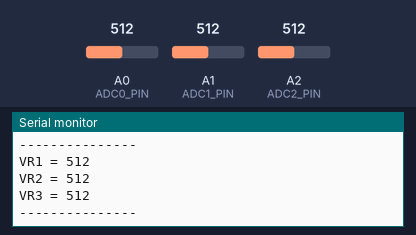
Recording of a sketch running on a simulated Arduino Uno, built with avr-gcc and run on an emulated ATmega328P. Parts: the last lines printed to the serial monitor. The test bench sets the inputs (shaded band); at power-on: A0 (ADC0_PIN) = 512, A1 (ADC1_PIN) = 512, A2 (ADC2_PIN) = 512.

Above: at 1.4 s.
1.5 s: A0 (ADC0_PIN) set to 716
3.0 s: A1 (ADC1_PIN) set to 716
At 3.27 s:
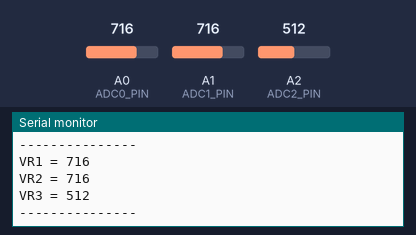
4.5 s: A2 (ADC2_PIN) set to 716
At 4.77 s:
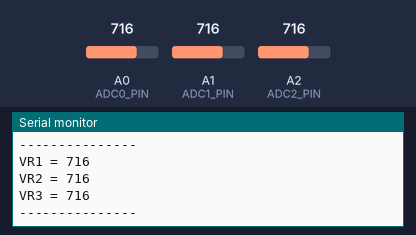
6.0 s: A0 (ADC0_PIN) set to 900
7.5 s: A1 (ADC1_PIN) set to 900
At 7.79 s:
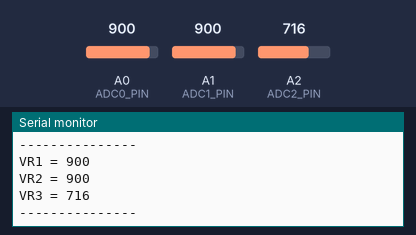
9.0 s: A2 (ADC2_PIN) set to 900
At 9.29 s:
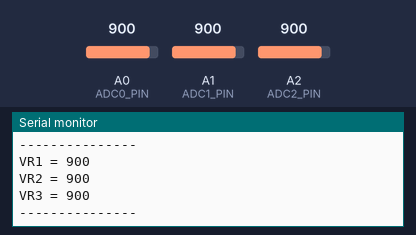
Timing chart, 0 to 11.5 s (numbered marks = the images above; inputs shaded):
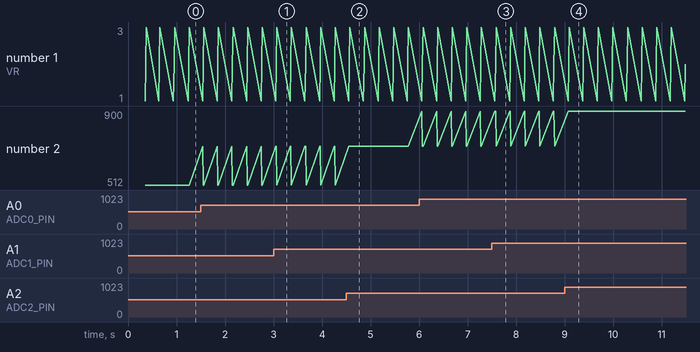

The sketch:

Arduino_UNO_Adc.ino
```cpp
/***********************************************************************
 * Project      :     Arduino_UNO_Adc
 * Description  :     ทดสอบการอ่านค่า Adc จาก VR1, VR2  และ VR3
 * Author       :     Tenergy Innovation Co., Ltd.
 * Date         :     14 Nov 2018
 * Revision     :     1.1
 * Rev1.0       :     Original
 * Rev1.1       :     Edit define pin and some variable
 * website      :     http://www.tenergyinnovation.co.th
 * Facebook     :     https://www.facebook.com/tenergy.innovation
 * Email        :     uten.boonliam@innovation.co.th
 * TEL          :     089-140-7205
 ***********************************************************************/

/**************************************/
/*           GPIO define              */
/**************************************/
#define ADC0_PIN      A0
#define ADC1_PIN      A1
#define ADC2_PIN      A2
#define VR1           ADC0_PIN
#define VR2           ADC1_PIN
#define VR3           ADC2_PIN


/**************************************/
/*       Global variable define       */
/**************************************/
int vr1_val,vr2_val,vr3_val;

 /***********************************************************************
 * FUNCTION:    setup
 * DESCRIPTION: setup process
 * PARAMETERS:  nothing
 * RETURNED:    nothing
 ***********************************************************************/
void setup() {
  // put your setup code here, to run once:
  Serial.begin(9600);
  Serial.println("************************************************");
  Serial.println("Project      :  Arduino_UNO_Adc");
  Serial.println("Author       :  Tenergy Innovation Co., Ltd.");
  Serial.println("Date         :  14 Nov 2018");
  Serial.println("website      :  http://www.tenergyinnovation.co.th");
  Serial.println("Email        :  uten.boonliam@innovation.co.th");
  Serial.println("TEL          :  089-140-7205");
  Serial.println("************************************************");

}

 /***********************************************************************
 * FUNCTION:    loop
 * DESCRIPTION: loop process
 * PARAMETERS:  nothing
 * RETURNED:    nothing
 ***********************************************************************/
void loop() {

  vr1_val = analogRead(VR1);
  vr2_val = analogRead(VR2);
  vr3_val = analogRead(VR3);

  Serial.print("VR1 = "); Serial.println(vr1_val);
  Serial.print("VR2 = "); Serial.println(vr2_val);
  Serial.print("VR3 = "); Serial.println(vr3_val);
  Serial.println("---------------");

  delay(300);

}
```

Measured:
- after the input at 3.0 s, the serial monitor: prints a new line after 0.06 s (image 1)
- after the input at 4.5 s, the serial monitor: prints a new line after 0.07 s (image 2)
- after the input at 7.5 s, the serial monitor: prints a new line after 0.07 s (image 3)
- after the input at 9.0 s, the serial monitor: prints a new line after 0.09 s (image 4)
